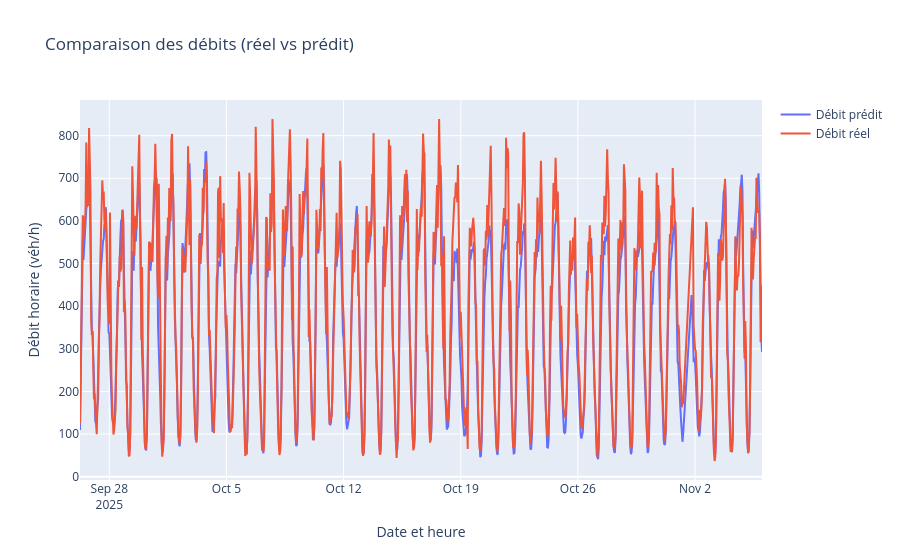

The notebook cell this image was saved under:
### Code cell
time_index = df_final.loc[X_test.index, 'Date et heure de comptage']

fig = go.Figure()
fig.add_trace(go.Scatter(
    x=time_index,
    y=y_pred,
    mode='lines',
    name='Débit prédit'
))
fig.add_trace(go.Scatter(
    x=time_index,
    y=y_test,
    mode='lines',
    name='Débit réel'
))

fig.update_layout(
    title="Comparaison des débits (réel vs prédit)",
    xaxis_title="Date et heure",
    yaxis_title="Débit horaire (véh/h)",
    hovermode='x unified'
)

fig.show()

### Figure 1 — Plotly figure (JSON) as saved in the notebook; plotly's stock layout.template omitted (floating-point values rounded to 4 significant figures; data arrays with more than 128 entries replaced by an {"elided": "..."} marker saying what was removed)
{"data": [{"mode": "lines", "name": "Débit prédit", "type": "scatter", "x": {"elided": "969 str values"}, "y": {"elided": "969 float values"}}, {"mode": "lines", "name": "Débit réel", "type": "scatter", "x": {"elided": "969 str values"}, "y": {"elided": "969 float values"}}], "layout": {"hovermode": "x unified", "title": {"text": "Comparaison des débits (réel vs prédit)"}, "xaxis": {"title": {"text": "Date et heure"}}, "yaxis": {"title": {"text": "Débit horaire (véh/h)"}}}}
